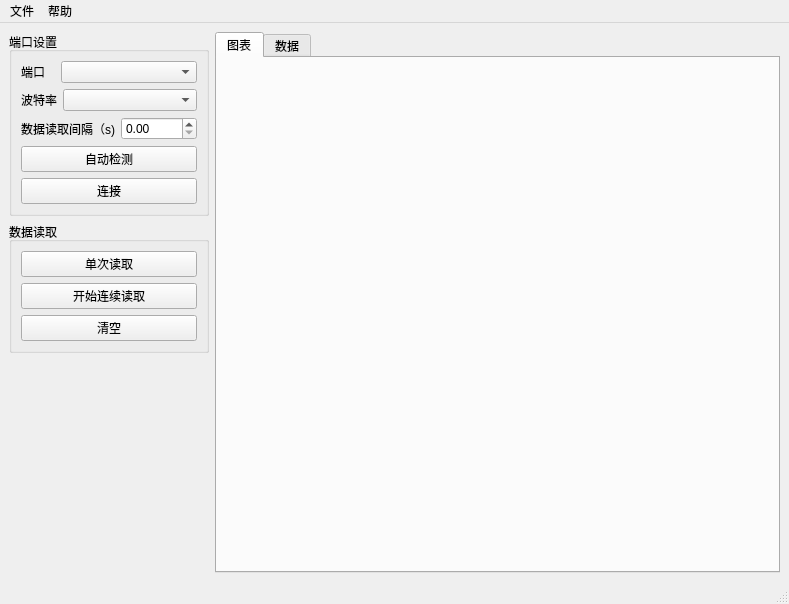
<?xml version="1.0" encoding="UTF-8"?>
<ui version="4.0">
 <class>MainWindow</class>
 <widget class="QMainWindow" name="MainWindow">
  <property name="geometry">
   <rect>
    <x>0</x>
    <y>0</y>
    <width>789</width>
    <height>604</height>
   </rect>
  </property>
  <property name="windowTitle">
   <string>MainWindow</string>
  </property>
  <widget class="QWidget" name="centralwidget">
   <layout class="QHBoxLayout" name="horizontalLayout_4">
    <item>
     <layout class="QVBoxLayout" name="verticalLayout">
      <item>
       <widget class="QGroupBox" name="groupBox">
        <property name="minimumSize">
         <size>
          <width>200</width>
          <height>0</height>
         </size>
        </property>
        <property name="title">
         <string>端口设置</string>
        </property>
        <layout class="QVBoxLayout" name="verticalLayout_6">
         <item>
          <layout class="QHBoxLayout" name="horizontalLayout_2">
           <item>
            <widget class="QLabel" name="label">
             <property name="sizePolicy">
              <sizepolicy hsizetype="Fixed" vsizetype="Preferred">
               <horstretch>0</horstretch>
               <verstretch>0</verstretch>
              </sizepolicy>
             </property>
             <property name="text">
              <string>端口   </string>
             </property>
            </widget>
           </item>
           <item>
            <widget class="QComboBox" name="port_comboBox">
             <property name="sizePolicy">
              <sizepolicy hsizetype="Preferred" vsizetype="Fixed">
               <horstretch>0</horstretch>
               <verstretch>0</verstretch>
              </sizepolicy>
             </property>
            </widget>
           </item>
          </layout>
         </item>
         <item>
          <layout class="QHBoxLayout" name="horizontalLayout">
           <item>
            <widget class="QLabel" name="label_2">
             <property name="sizePolicy">
              <sizepolicy hsizetype="Fixed" vsizetype="Preferred">
               <horstretch>0</horstretch>
               <verstretch>0</verstretch>
              </sizepolicy>
             </property>
             <property name="text">
              <string>波特率</string>
             </property>
            </widget>
           </item>
           <item>
            <widget class="QComboBox" name="baudrate_comboBox">
             <property name="sizePolicy">
              <sizepolicy hsizetype="Minimum" vsizetype="Fixed">
               <horstretch>0</horstretch>
               <verstretch>0</verstretch>
              </sizepolicy>
             </property>
            </widget>
           </item>
          </layout>
         </item>
         <item>
          <layout class="QHBoxLayout" name="horizontalLayout_3">
           <item>
            <widget class="QLabel" name="label_3">
             <property name="sizePolicy">
              <sizepolicy hsizetype="Minimum" vsizetype="Preferred">
               <horstretch>0</horstretch>
               <verstretch>0</verstretch>
              </sizepolicy>
             </property>
             <property name="text">
              <string>数据读取间隔（s)</string>
             </property>
            </widget>
           </item>
           <item>
            <widget class="QDoubleSpinBox" name="read_interval_doubleSpinBox"/>
           </item>
          </layout>
         </item>
         <item>
          <widget class="QPushButton" name="auto_detect_pushButton">
           <property name="text">
            <string>自动检测</string>
           </property>
          </widget>
         </item>
         <item>
          <widget class="QPushButton" name="connect_pushButton">
           <property name="text">
            <string>连接</string>
           </property>
          </widget>
         </item>
        </layout>
       </widget>
      </item>
      <item>
       <widget class="QGroupBox" name="groupBox_2">
        <property name="title">
         <string>数据读取</string>
        </property>
        <layout class="QVBoxLayout" name="verticalLayout_5">
         <item>
          <widget class="QPushButton" name="read_once_pushButton">
           <property name="text">
            <string>单次读取</string>
           </property>
          </widget>
         </item>
         <item>
          <widget class="QPushButton" name="read_serious_pushButton">
           <property name="text">
            <string>开始连续读取</string>
           </property>
          </widget>
         </item>
         <item>
          <widget class="QPushButton" name="clear_pushButton">
           <property name="text">
            <string>清空</string>
           </property>
          </widget>
         </item>
        </layout>
       </widget>
      </item>
      <item>
       <spacer name="verticalSpacer">
        <property name="orientation">
         <enum>Qt::Vertical</enum>
        </property>
        <property name="sizeHint" stdset="0">
         <size>
          <width>20</width>
          <height>40</height>
         </size>
        </property>
       </spacer>
      </item>
     </layout>
    </item>
    <item>
     <widget class="QTabWidget" name="tabWidget">
      <property name="currentIndex">
       <number>0</number>
      </property>
      <widget class="QWidget" name="chart_tab">
       <attribute name="title">
        <string>图表</string>
       </attribute>
       <layout class="QVBoxLayout" name="verticalLayout_2"/>
      </widget>
      <widget class="QWidget" name="data_tab">
       <attribute name="title">
        <string>数据</string>
       </attribute>
       <layout class="QVBoxLayout" name="verticalLayout_3">
        <item>
         <widget class="QTableWidget" name="tableWidget"/>
        </item>
       </layout>
      </widget>
     </widget>
    </item>
   </layout>
  </widget>
  <widget class="QMenuBar" name="menubar">
   <property name="geometry">
    <rect>
     <x>0</x>
     <y>0</y>
     <width>789</width>
     <height>22</height>
    </rect>
   </property>
   <widget class="QMenu" name="menu">
    <property name="title">
     <string>文件</string>
    </property>
    <widget class="QMenu" name="menu_2">
     <property name="title">
      <string>保存为...</string>
     </property>
     <addaction name="actionCSV"/>
     <addaction name="actionExcel"/>
     <addaction name="actionAccess"/>
    </widget>
    <addaction name="action"/>
    <addaction name="menu_2"/>
    <addaction name="separator"/>
    <addaction name="action_2"/>
   </widget>
   <widget class="QMenu" name="menu_3">
    <property name="title">
     <string>帮助</string>
    </property>
    <addaction name="install_driver_action"/>
    <addaction name="separator"/>
    <addaction name="about_action"/>
   </widget>
   <addaction name="menu"/>
   <addaction name="menu_3"/>
  </widget>
  <widget class="QStatusBar" name="statusbar"/>
  <action name="action">
   <property name="text">
    <string>新建</string>
   </property>
  </action>
  <action name="action_2">
   <property name="text">
    <string>退出</string>
   </property>
  </action>
  <action name="actionCSV">
   <property name="text">
    <string>CSV</string>
   </property>
  </action>
  <action name="actionExcel">
   <property name="text">
    <string>Excel</string>
   </property>
  </action>
  <action name="actionAccess">
   <property name="text">
    <string>Access</string>
   </property>
  </action>
  <action name="about_action">
   <property name="text">
    <string>关于</string>
   </property>
  </action>
  <action name="install_driver_action">
   <property name="text">
    <string>安装USB驱动</string>
   </property>
  </action>
 </widget>
 <resources/>
 <connections/>
</ui>
